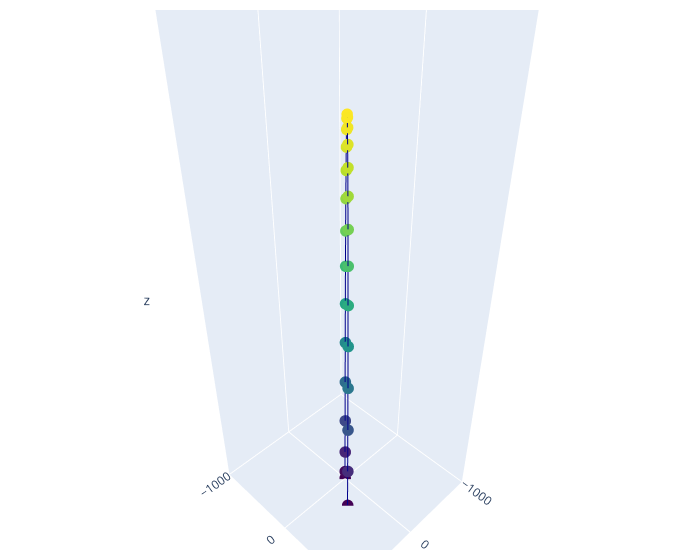
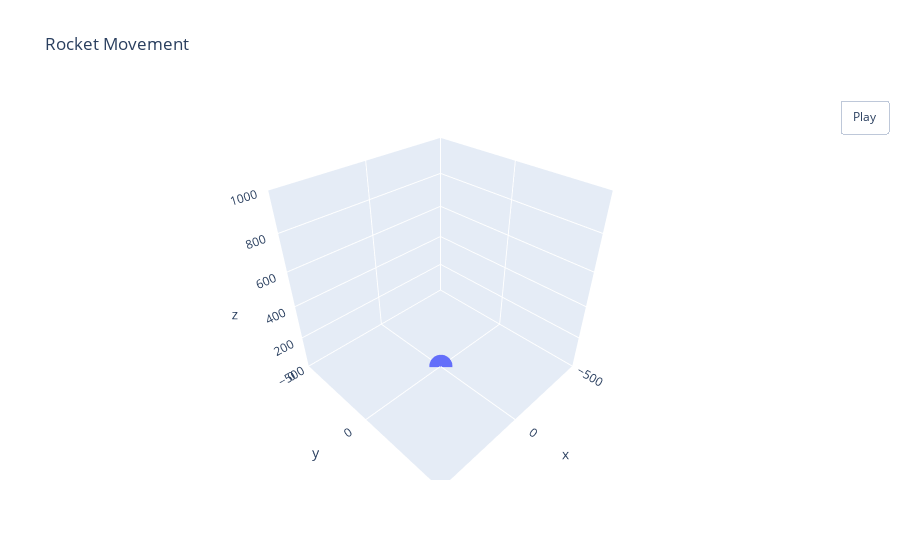

Notebook cell for these charts, in order:
### Code cell
###MAIN
#Time-step
dt = 0.1

#Create System
earth = Earth('earth')

#Add RungeKutta driver
driver = earth.add_driver(RungeKutta(order=4, dt=dt))
driver.time_interval = (0, 40)

#Add NonLinearSolver driver
solver = driver.add_child(NonLinearSolver('solver', factor=1.0))


# Add a recorder to capture time evolution in a dataframe
driver.add_recorder(
    DataFrameRecorder(includes=['Traj.r', 'Rocket.Kin.v', 'Rocket.Kin.a', 'Rocket.Dyn.m', 'Rocket.Thrust.Fp', 'Rocket.Kin.Kin_ang', 'Rocket.Kin.av', 'Rocket.Aero.V_wind.val']),
    period=1,
)

#Initial conditions and constants

l = 1.7 #Rocket's length on the plot

driver.set_scenario(
    init = {
        'Traj.r' : np.array([0., 0., l/2]),
        'Rocket.Kin.v' : np.zeros(3),
        'Rocket.Kin.ar' : np.array([np.pi/6, -np.pi/2 + 0.1, np.pi/4]),
        'Rocket.Kin.av' : np.zeros(3),
    },
    stop='Traj.r[2]<0'
    )


earth.run_drivers()

# Retrieve recorded data
data = driver.recorder.export_data()
data = data.drop(['Section', 'Status', 'Error code'], axis=1)
time = np.asarray(data['time'])
traj = np.asarray(data['Traj.r'].tolist())
velo = np.asarray(data['Rocket.Kin.v'].tolist())
acel = np.asarray(data['Rocket.Kin.a'].tolist())
ang = np.asarray(data['Rocket.Kin.Kin_ang'].tolist())
avelo = np.asarray(data['Rocket.Kin.av'].tolist())




#Plot results

x=[]
y=[]
z=[]
theta = []

for i in range(len(traj)):
    x.append(traj[i][0])
    y.append(traj[i][1])
    z.append(traj[i][2])

for i in range(len(ang)):
    theta.append(ang[1])

fig = go.Figure(data=go.Scatter3d(
    x=x, y=y, z=z,
    marker=dict(
        size=4,
        color=z,
        colorscale='Viridis',
    ),
    line=dict(
        color='darkblue',
        width=2
    )
))


fig.update_layout(
    scene = dict(
        xaxis = dict(nticks=2, range=[-1000,1000],),
        yaxis = dict(nticks=2, range=[-1000,1000],),
        zaxis = dict(nticks=2, range=[0,1000],),),
    width=700,
    margin=dict(r=20, l=10, b=10, t=10))


fig.show()

#useful library zhen using euler angle


rocket = np.array([l,0,0]) #representation of the rocket as a 3D vector that will be rotated and translated according to the computed trajectory

rock = []

for i in range(len(traj)):
    rotation = R.from_euler('xyz', ang[i], degrees=False)
    rotation.apply(rocket)
    rock.append(rotation.apply(rocket))

rock = np.asarray(rock)

traj_bot = traj #traj[time][xyz]
traj_top = traj + rock


#Animation - Rocket's movement
fig2 = go.Figure(data=[go.Scatter3d(x=[traj_bot[0][0], traj_top[0][0]], y=[traj_bot[0][1], traj_top[0][1]], z=[traj_bot[0][2], traj_top[0][2]])])

fig2.update_layout(title='Rocket Movement',
                  scene=dict(
            xaxis=dict(range=[-500, 500], autorange=False),
            yaxis=dict(range=[-500, 500], autorange=False),
            zaxis=dict(range=[0, 1000], autorange=False),
        ),
                  updatemenus=[dict(buttons = [dict(
                                               args = [None, {"frame": {"duration": 20, 
                                                                        "redraw": True},
                                                              "fromcurrent": True, 
                                                              "transition": {"duration": 10}}],
                                               label = "Play",
                                               method = "animate")],
                                type='buttons',
                                showactive=False,
                                y=1,
                                x=1.12,
                                xanchor='right',
                                yanchor='top')])

frames= [go.Frame(data=[go.Scatter3d(x=[traj_bot[i][0], traj_top[i][0]], y=[traj_bot[i][1], traj_top[i][1]], z=[traj_bot[i][2], traj_top[i][2]])]) for i in range(len(traj))]
fig2.update(frames=frames)

fig2.show()

### Figure 1 — Plotly figure (JSON) as saved in the notebook; plotly's stock layout.template omitted (floating-point values rounded to 4 significant figures)
{"data": [{"line": {"color": "darkblue", "width": 2}, "marker": {"color": [0.85, 22.55, 83.95, 175.3, 279.2, 374.7, 460.3, 536.1, 602.0, 658.1, 704.3, 740.7, 767.2, 783.8, 790.5, 787.4, 774.4, 751.5, 718.8, 676.2, 623.7, 561.4, 489.2, 407.1, 315.1, 213.3, 101.5, 2.132e-13, 2.132e-13], "colorscale": [[0, "#440154"], [0.1111, "#482878"], [0.2222, "#3e4989"], [0.3333, "#31688e"], [0.4444, "#26828e"], [0.5556, "#1f9e89"], [0.6667, "#35b779"], [0.7778, "#6ece58"], [0.8889, "#b5de2b"], [1, "#fde725"]], "size": 4}, "type": "scatter3d", "x": [0, 1.887, 7.289, 15.53, 25.38, 35.41, 45.5, 55.67, 65.91, 76.22, 86.59, 97.01, 107.5, 117.9, 128.4, 138.9, 149.4, 159.9, 170.3, 180.6, 190.9, 201.2, 211.3, 221.3, 231.1, 240.8, 250.3, 258.1, 258.1], "y": [0, 1.887, 7.294, 15.57, 25.59, 35.93, 46.54, 57.44, 68.62, 80.06, 91.74, 103.6, 115.6, 127.7, 139.9, 152.1, 164.2, 176.3, 188.2, 200.0, 211.6, 222.8, 233.7, 244.2, 254.2, 263.6, 272.2, 278.7, 278.7], "z": [0.85, 22.55, 83.95, 175.3, 279.2, 374.7, 460.3, 536.1, 602.0, 658.1, 704.3, 740.7, 767.2, 783.8, 790.5, 787.4, 774.4, 751.5, 718.8, 676.2, 623.7, 561.4, 489.2, 407.1, 315.1, 213.3, 101.5, 2.132e-13, 2.132e-13]}], "layout": {"margin": {"b": 10, "l": 10, "r": 20, "t": 10}, "scene": {"xaxis": {"nticks": 2, "range": [-1000, 1000]}, "yaxis": {"nticks": 2, "range": [-1000, 1000]}, "zaxis": {"nticks": 2, "range": [0, 1000]}}, "width": 700}}

### Figure 2 — Plotly figure (JSON) as saved in the notebook; plotly's stock layout.template omitted (floating-point values rounded to 4 significant figures)
{"data": [{"type": "scatter3d", "x": [0, 0.12], "y": [0, 0.12], "z": [0.85, 2.542]}], "layout": {"scene": {"xaxis": {"autorange": false, "range": [-500, 500]}, "yaxis": {"autorange": false, "range": [-500, 500]}, "zaxis": {"autorange": false, "range": [0, 1000]}}, "title": {"text": "Rocket Movement"}, "updatemenus": [{"buttons": [{"args": [null, {"frame": {"duration": 20, "redraw": true}, "fromcurrent": true, "transition": {"duration": 10}}], "label": "Play", "method": "animate"}], "showactive": false, "type": "buttons", "x": 1.12, "xanchor": "right", "y": 1, "yanchor": "top"}]}}
